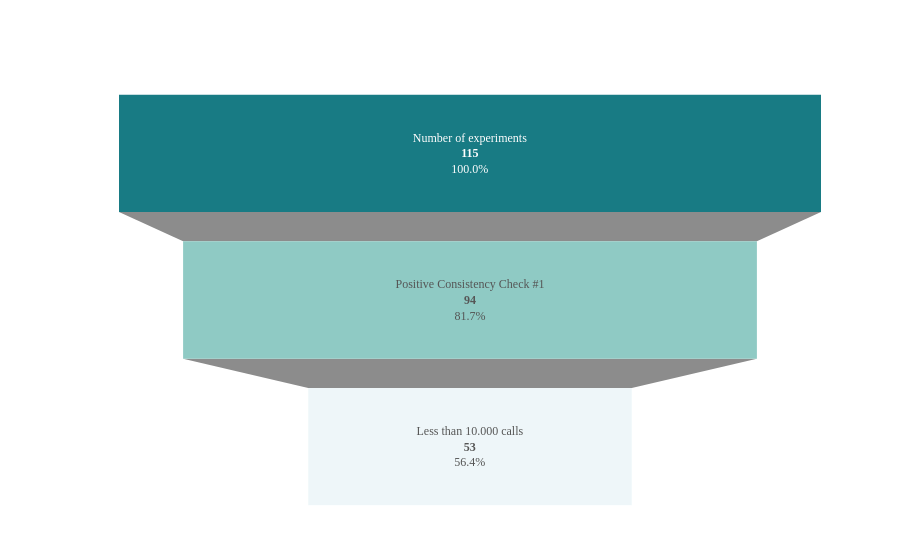

The notebook cell this image was saved under:
### Markdown cell above
## Experimente Entwicklung

### Code cell
!pip install --upgrade nbformat
!pip install plotly

experiments_count = int(df_no_header.iloc[35][1])
cc1 = int(df_no_header.iloc[36][1])
below10k = int(df_no_header.iloc[37][1])
labels = ["Number of experiments", "Positive Consistency Check #1", "Less than 10.000 calls"]
values = [experiments_count, cc1, below10k]

import plotly.graph_objects as go
palette = ["#006D77", "#83C5BE", "#EDF6F9"]
fig = go.Figure(go.Funnel(
    y=labels,
    x=values,
    textinfo="value+percent previous",
    texttemplate="%{label}<br><b>%{value:,}</b><br>%{percentPrevious:.1%}",
    marker={"color": palette},
    opacity=0.9
) )
fig.update_layout(
    plot_bgcolor="#FFFFFF",
    paper_bgcolor="#FFFFFF",
    font={"family": "IBM Plex Sans", "color": "#1F2937"},
    margin={"l": 80, "r": 40, "t": 80, "b": 40},
    yaxis={"showticklabels": False}
)
fig.update_traces(hovertemplate="<b>%{label}</b><br>%{value:,} (%{percentPrevious:.1%})<extra></extra>")

fig.show()

### Figure 1 — Plotly figure (JSON) as saved in the notebook; plotly's stock layout.template omitted (floating-point values rounded to 4 significant figures)
{"data": [{"hovertemplate": "<b>%{label}</b><br>%{value:,} (%{percentPrevious:.1%})<extra></extra>", "marker": {"color": ["#006D77", "#83C5BE", "#EDF6F9"]}, "opacity": 0.9, "textinfo": "value+percent previous", "texttemplate": "%{label}<br><b>%{value:,}</b><br>%{percentPrevious:.1%}", "type": "funnel", "x": [115, 94, 53], "y": ["Number of experiments", "Positive Consistency Check #1", "Less than 10.000 calls"]}], "layout": {"font": {"color": "#1F2937", "family": "IBM Plex Sans"}, "margin": {"b": 40, "l": 80, "r": 40, "t": 80}, "paper_bgcolor": "#FFFFFF", "plot_bgcolor": "#FFFFFF", "yaxis": {"showticklabels": false}}}
